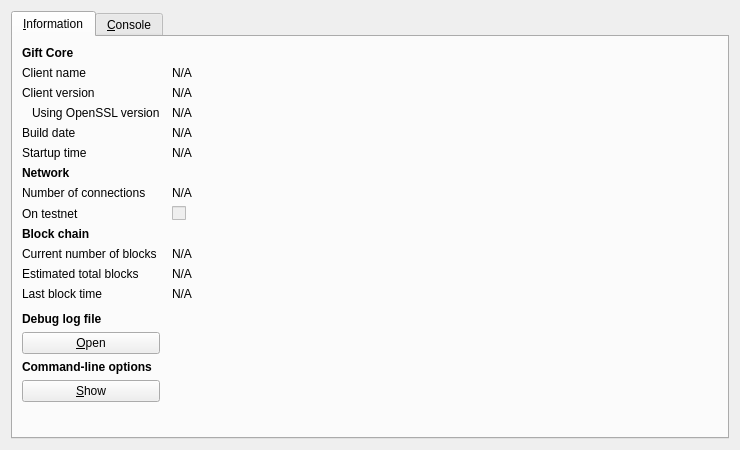
<?xml version="1.0" encoding="UTF-8"?>
<ui version="4.0">
 <class>RPCConsole</class>
 <widget class="QDialog" name="RPCConsole">
  <property name="geometry">
   <rect>
    <x>0</x>
    <y>0</y>
    <width>740</width>
    <height>450</height>
   </rect>
  </property>
  <property name="windowTitle">
   <string>Gift - Debug window</string>
  </property>
  <layout class="QVBoxLayout" name="verticalLayout_2">
   <item>
    <widget class="QTabWidget" name="tabWidget">
     <property name="currentIndex">
      <number>0</number>
     </property>
     <widget class="QWidget" name="tab_info">
      <attribute name="title">
       <string>&amp;Information</string>
      </attribute>
      <layout class="QGridLayout" name="gridLayout" columnstretch="0,1">
       <property name="horizontalSpacing">
        <number>12</number>
       </property>
       <item row="0" column="0">
        <widget class="QLabel" name="label_9">
         <property name="font">
          <font>
           <weight>75</weight>
           <bold>true</bold>
          </font>
         </property>
         <property name="text">
          <string>Gift Core</string>
         </property>
        </widget>
       </item>
       <item row="1" column="0">
        <widget class="QLabel" name="label_5">
         <property name="text">
          <string>Client name</string>
         </property>
        </widget>
       </item>
       <item row="1" column="1">
        <widget class="QLabel" name="clientName">
         <property name="cursor">
          <cursorShape>IBeamCursor</cursorShape>
         </property>
         <property name="text">
          <string>N/A</string>
         </property>
         <property name="textFormat">
          <enum>Qt::PlainText</enum>
         </property>
         <property name="textInteractionFlags">
          <set>Qt::LinksAccessibleByMouse|Qt::TextSelectableByKeyboard|Qt::TextSelectableByMouse</set>
         </property>
        </widget>
       </item>
       <item row="2" column="0">
        <widget class="QLabel" name="label_6">
         <property name="text">
          <string>Client version</string>
         </property>
        </widget>
       </item>
       <item row="2" column="1">
        <widget class="QLabel" name="clientVersion">
         <property name="cursor">
          <cursorShape>IBeamCursor</cursorShape>
         </property>
         <property name="text">
          <string>N/A</string>
         </property>
         <property name="textFormat">
          <enum>Qt::PlainText</enum>
         </property>
         <property name="textInteractionFlags">
          <set>Qt::LinksAccessibleByMouse|Qt::TextSelectableByKeyboard|Qt::TextSelectableByMouse</set>
         </property>
        </widget>
       </item>
       <item row="3" column="0">
        <widget class="QLabel" name="label_14">
         <property name="text">
          <string>Using OpenSSL version</string>
         </property>
         <property name="indent">
          <number>10</number>
         </property>
        </widget>
       </item>
       <item row="3" column="1">
        <widget class="QLabel" name="openSSLVersion">
         <property name="cursor">
          <cursorShape>IBeamCursor</cursorShape>
         </property>
         <property name="text">
          <string>N/A</string>
         </property>
         <property name="textFormat">
          <enum>Qt::PlainText</enum>
         </property>
         <property name="textInteractionFlags">
          <set>Qt::LinksAccessibleByMouse|Qt::TextSelectableByKeyboard|Qt::TextSelectableByMouse</set>
         </property>
        </widget>
       </item>
       <item row="4" column="0">
        <widget class="QLabel" name="label_12">
         <property name="text">
          <string>Build date</string>
         </property>
        </widget>
       </item>
       <item row="4" column="1">
        <widget class="QLabel" name="buildDate">
         <property name="cursor">
          <cursorShape>IBeamCursor</cursorShape>
         </property>
         <property name="text">
          <string>N/A</string>
         </property>
         <property name="textFormat">
          <enum>Qt::PlainText</enum>
         </property>
         <property name="textInteractionFlags">
          <set>Qt::LinksAccessibleByMouse|Qt::TextSelectableByKeyboard|Qt::TextSelectableByMouse</set>
         </property>
        </widget>
       </item>
       <item row="5" column="0">
        <widget class="QLabel" name="label_13">
         <property name="text">
          <string>Startup time</string>
         </property>
        </widget>
       </item>
       <item row="5" column="1">
        <widget class="QLabel" name="startupTime">
         <property name="cursor">
          <cursorShape>IBeamCursor</cursorShape>
         </property>
         <property name="text">
          <string>N/A</string>
         </property>
         <property name="textFormat">
          <enum>Qt::PlainText</enum>
         </property>
         <property name="textInteractionFlags">
          <set>Qt::LinksAccessibleByMouse|Qt::TextSelectableByKeyboard|Qt::TextSelectableByMouse</set>
         </property>
        </widget>
       </item>
       <item row="6" column="0">
        <widget class="QLabel" name="label_11">
         <property name="font">
          <font>
           <weight>75</weight>
           <bold>true</bold>
          </font>
         </property>
         <property name="text">
          <string>Network</string>
         </property>
        </widget>
       </item>
       <item row="7" column="0">
        <widget class="QLabel" name="label_7">
         <property name="text">
          <string>Number of connections</string>
         </property>
        </widget>
       </item>
       <item row="7" column="1">
        <widget class="QLabel" name="numberOfConnections">
         <property name="cursor">
          <cursorShape>IBeamCursor</cursorShape>
         </property>
         <property name="text">
          <string>N/A</string>
         </property>
         <property name="textFormat">
          <enum>Qt::PlainText</enum>
         </property>
         <property name="textInteractionFlags">
          <set>Qt::LinksAccessibleByMouse|Qt::TextSelectableByKeyboard|Qt::TextSelectableByMouse</set>
         </property>
        </widget>
       </item>
       <item row="8" column="0">
        <widget class="QLabel" name="label_8">
         <property name="text">
          <string>On testnet</string>
         </property>
        </widget>
       </item>
       <item row="8" column="1">
        <widget class="QCheckBox" name="isTestNet">
         <property name="enabled">
          <bool>false</bool>
         </property>
         <property name="text">
          <string/>
         </property>
        </widget>
       </item>
       <item row="9" column="0">
        <widget class="QLabel" name="label_10">
         <property name="font">
          <font>
           <weight>75</weight>
           <bold>true</bold>
          </font>
         </property>
         <property name="text">
          <string>Block chain</string>
         </property>
        </widget>
       </item>
       <item row="10" column="0">
        <widget class="QLabel" name="label_3">
         <property name="text">
          <string>Current number of blocks</string>
         </property>
        </widget>
       </item>
       <item row="10" column="1">
        <widget class="QLabel" name="numberOfBlocks">
         <property name="cursor">
          <cursorShape>IBeamCursor</cursorShape>
         </property>
         <property name="text">
          <string>N/A</string>
         </property>
         <property name="textFormat">
          <enum>Qt::PlainText</enum>
         </property>
         <property name="textInteractionFlags">
          <set>Qt::LinksAccessibleByMouse|Qt::TextSelectableByKeyboard|Qt::TextSelectableByMouse</set>
         </property>
        </widget>
       </item>
       <item row="11" column="0">
        <widget class="QLabel" name="label_4">
         <property name="text">
          <string>Estimated total blocks</string>
         </property>
        </widget>
       </item>
       <item row="11" column="1">
        <widget class="QLabel" name="totalBlocks">
         <property name="cursor">
          <cursorShape>IBeamCursor</cursorShape>
         </property>
         <property name="text">
          <string>N/A</string>
         </property>
         <property name="textFormat">
          <enum>Qt::PlainText</enum>
         </property>
         <property name="textInteractionFlags">
          <set>Qt::LinksAccessibleByMouse|Qt::TextSelectableByKeyboard|Qt::TextSelectableByMouse</set>
         </property>
        </widget>
       </item>
       <item row="12" column="0">
        <widget class="QLabel" name="label_2">
         <property name="text">
          <string>Last block time</string>
         </property>
        </widget>
       </item>
       <item row="12" column="1">
        <widget class="QLabel" name="lastBlockTime">
         <property name="cursor">
          <cursorShape>IBeamCursor</cursorShape>
         </property>
         <property name="text">
          <string>N/A</string>
         </property>
         <property name="textFormat">
          <enum>Qt::PlainText</enum>
         </property>
         <property name="textInteractionFlags">
          <set>Qt::LinksAccessibleByMouse|Qt::TextSelectableByKeyboard|Qt::TextSelectableByMouse</set>
         </property>
        </widget>
       </item>
       <item row="13" column="0">
        <spacer name="verticalSpacer_2">
         <property name="orientation">
          <enum>Qt::Vertical</enum>
         </property>
         <property name="sizeHint" stdset="0">
          <size>
           <width>20</width>
           <height>20</height>
          </size>
         </property>
        </spacer>
       </item>
       <item row="14" column="0">
        <widget class="QLabel" name="labelDebugLogfile">
         <property name="font">
          <font>
           <weight>75</weight>
           <bold>true</bold>
          </font>
         </property>
         <property name="text">
          <string>Debug log file</string>
         </property>
        </widget>
       </item>
       <item row="15" column="0">
        <widget class="QPushButton" name="openDebugLogfileButton">
         <property name="toolTip">
          <string>Open the Gift debug log file from the current data directory. This can take a few seconds for large log files.</string>
         </property>
         <property name="text">
          <string>&amp;Open</string>
         </property>
         <property name="autoDefault">
          <bool>false</bool>
         </property>
        </widget>
       </item>
       <item row="16" column="0">
        <widget class="QLabel" name="labelCLOptions">
         <property name="font">
          <font>
           <weight>75</weight>
           <bold>true</bold>
          </font>
         </property>
         <property name="text">
          <string>Command-line options</string>
         </property>
        </widget>
       </item>
       <item row="17" column="0">
        <widget class="QPushButton" name="showCLOptionsButton">
         <property name="toolTip">
          <string>Show the Gift-Qt help message to get a list with possible Gift command-line options.</string>
         </property>
         <property name="text">
          <string>&amp;Show</string>
         </property>
         <property name="autoDefault">
          <bool>false</bool>
         </property>
        </widget>
       </item>
       <item row="18" column="0">
        <spacer name="verticalSpacer">
         <property name="orientation">
          <enum>Qt::Vertical</enum>
         </property>
         <property name="sizeHint" stdset="0">
          <size>
           <width>20</width>
           <height>40</height>
          </size>
         </property>
        </spacer>
       </item>
      </layout>
     </widget>
     <widget class="QWidget" name="tab_console">
      <attribute name="title">
       <string>&amp;Console</string>
      </attribute>
      <layout class="QVBoxLayout" name="verticalLayout_3">
       <property name="spacing">
        <number>3</number>
       </property>
       <item>
        <widget class="QTextEdit" name="messagesWidget">
         <property name="minimumSize">
          <size>
           <width>0</width>
           <height>100</height>
          </size>
         </property>
         <property name="readOnly">
          <bool>true</bool>
         </property>
         <property name="tabKeyNavigation" stdset="0">
          <bool>false</bool>
         </property>
         <property name="columnCount" stdset="0">
          <number>2</number>
         </property>
        </widget>
       </item>
       <item>
        <layout class="QHBoxLayout" name="horizontalLayout">
         <property name="spacing">
          <number>3</number>
         </property>
         <item>
          <widget class="QLabel" name="label">
           <property name="text">
            <string notr="true">&gt;</string>
           </property>
          </widget>
         </item>
         <item>
          <widget class="QLineEdit" name="lineEdit"/>
         </item>
         <item>
          <widget class="QPushButton" name="clearButton">
           <property name="maximumSize">
            <size>
             <width>24</width>
             <height>24</height>
            </size>
           </property>
           <property name="toolTip">
            <string>Clear console</string>
           </property>
           <property name="text">
            <string/>
           </property>
           <property name="icon">
            <iconset resource="../bitcoin.qrc">
             <normaloff>:/icons/remove</normaloff>:/icons/remove</iconset>
           </property>
           <property name="shortcut">
            <string notr="true">Ctrl+L</string>
           </property>
           <property name="autoDefault">
            <bool>false</bool>
           </property>
          </widget>
         </item>
        </layout>
       </item>
      </layout>
     </widget>
    </widget>
   </item>
  </layout>
 </widget>
 <resources>
  <include location="../bitcoin.qrc"/>
 </resources>
 <connections/>
</ui>
